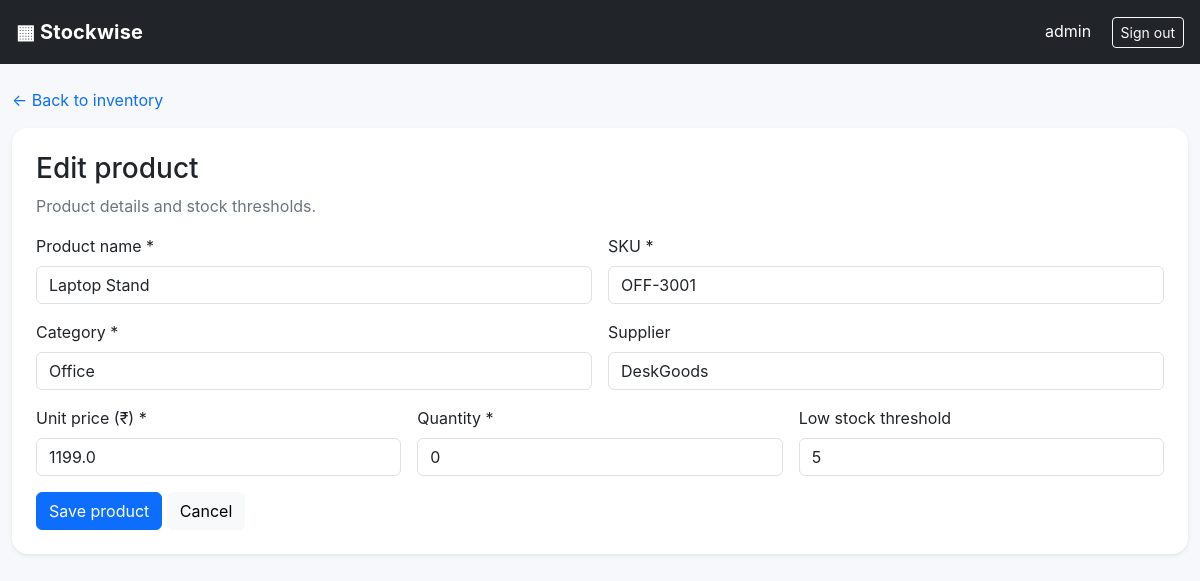
Page /products/5/edit (signed in) on the committed database.
### tables this page shows
CREATE TABLE products(id INTEGER PRIMARY KEY, name TEXT NOT NULL, sku TEXT UNIQUE NOT NULL, category TEXT NOT NULL, price REAL NOT NULL CHECK(price>=0), quantity INTEGER NOT NULL CHECK(quantity>=0), reorder_level INTEGER NOT NULL DEFAULT 5 CHECK(reorder_level>=0), supplier TEXT DEFAULT '', created_at TEXT NOT NULL);

### app.py (the view, shortened to what this page needs)
@app.route('/products/new',methods=['GET','POST'])
@app.route('/products/<int:pid>/edit',methods=['GET','POST'])
@signed_in
def product_form(pid=None):
    with connect() as db: product=db.execute('SELECT * FROM products WHERE id=?',(pid,)).fetchone() if pid else None
    if pid and not product: flash('Product not found.','warning'); return redirect(url_for('dashboard'))
    return render_template('product_form.html',product=product)

### app.py (called while the page is built)
def connect():
    db = sqlite3.connect(DB)
    db.row_factory = sqlite3.Row
    return db

def signed_in(fn):
    @wraps(fn)
    def wrapper(*args,**kwargs):
        if not session.get('user_id'):
            flash('Please sign in first.','warning'); return redirect(url_for('login'))
        return fn(*args,**kwargs)
    return wrapper

### templates/product_form.html
{% extends 'base.html' %}{% block title %}Product · Stockwise{% endblock %}{% block content %}<a href="{{ url_for('dashboard') }}" class="text-decoration-none">← Back to inventory</a><div class="card border-0 shadow-sm p-4 mt-3"><h1 class="h3">{{ 'Edit product' if product else 'Add product' }}</h1><p class="text-secondary">Product details and stock thresholds.</p><form method="post" class="row g-3"><div class="col-md-6"><label class="form-label">Product name *</label><input class="form-control" name="name" maxlength="100" required value="{{ product.name if product else '' }}"></div><div class="col-md-6"><label class="form-label">SKU *</label><input class="form-control" name="sku" maxlength="30" required value="{{ product.sku if product else '' }}"></div><div class="col-md-6"><label class="form-label">Category *</label><input class="form-control" name="category" maxlength="60" required value="{{ product.category if product else '' }}"></div><div class="col-md-6"><label class="form-label">Supplier</label><input class="form-control" name="supplier" maxlength="100" value="{{ product.supplier if product else '' }}"></div><div class="col-md-4"><label class="form-label">Unit price (₹) *</label><input class="form-control" type="number" min="0" step="0.01" name="price" required value="{{ product.price if product else '' }}"></div><div class="col-md-4"><label class="form-label">Quantity *</label><input class="form-control" type="number" min="0" name="quantity" required value="{{ product.quantity if product else 0 }}"></div><div class="col-md-4"><label class="form-label">Low stock threshold</label><input class="form-control" type="number" min="0" name="reorder_level" value="{{ product.reorder_level if product else 5 }}"></div><div class="col-12"><button class="btn btn-primary">Save product</button> <a class="btn btn-light" href="{{ url_for('dashboard') }}">Cancel</a></div></form></div>{% endblock %}

### static/style.css (style rules this page uses)
:root { --ink:#182230;--muted:#697586;--line:#e8edf2;--blue:#3568df;--bg:#f6f8fb }
body { background:var(--bg);color:var(--ink);font-family:Inter,ui-sans-serif,system-ui,-apple-system,"Segoe UI",sans-serif }
.card { border-radius:16px!important }

### rows in the picture
products: name "Laptop Stand", sku "OFF-3001", category "Office", supplier "DeskGoods", price "1199.0", quantity "0", reorder_level "5"

### other values in the picture
{{ session.username }} "admin"
{{ 'Edit product' if product else 'Add product' }} "Edit product"
